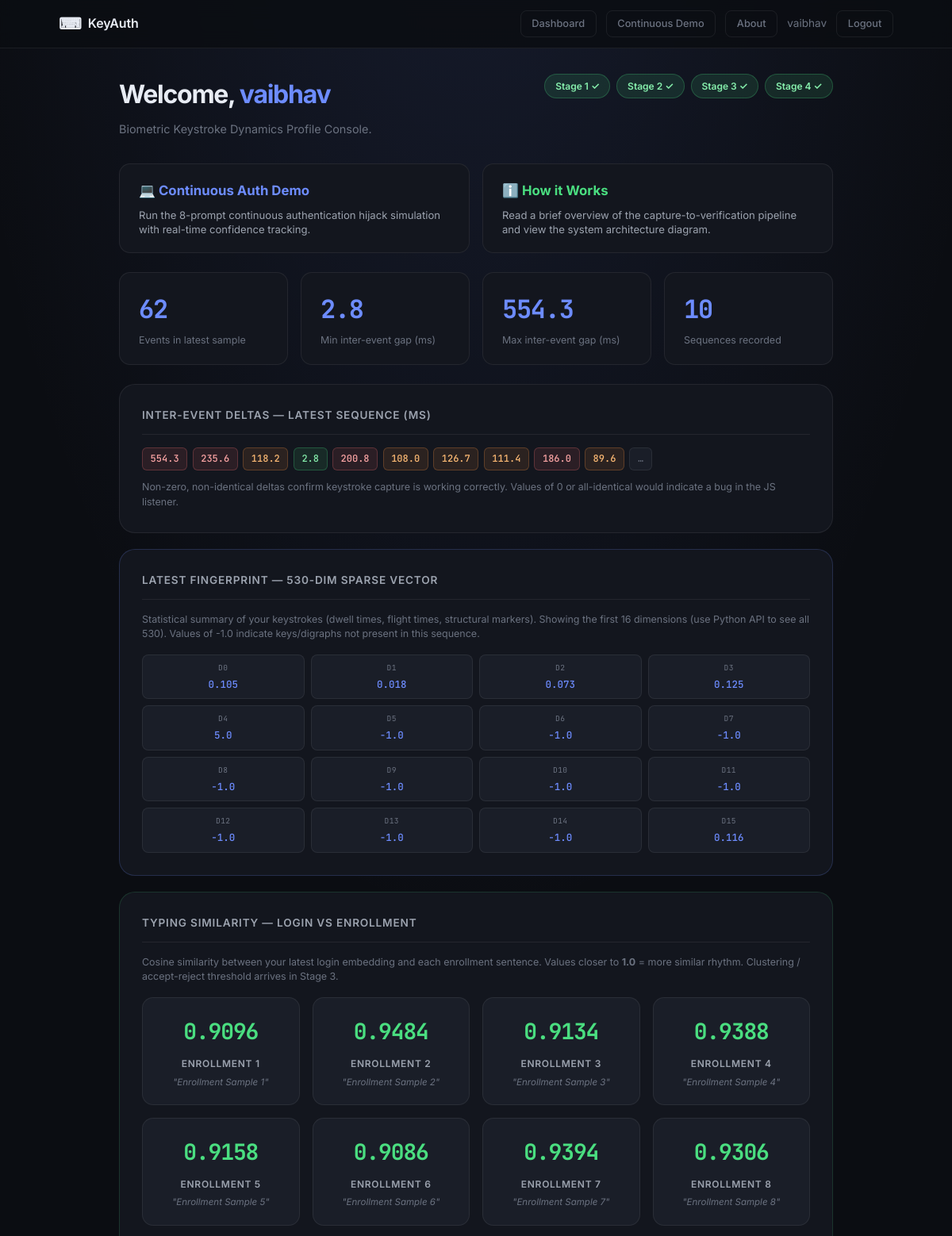
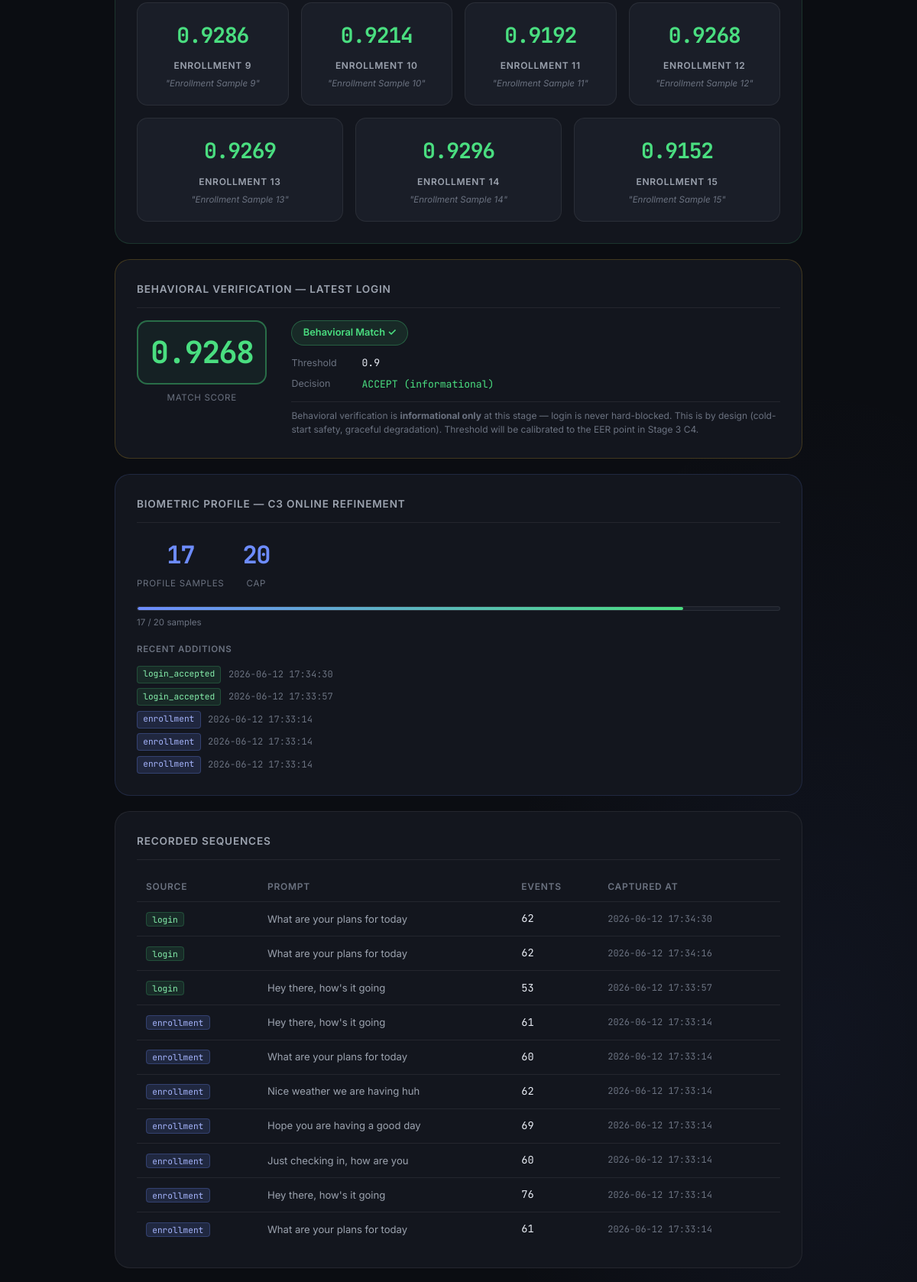
/dashboard (signed in, upper part), run on the app's committed database (2 pictures, top to bottom).
### tables this page shows
CREATE TABLE profile_fingerprints (
            id               INTEGER PRIMARY KEY AUTOINCREMENT,
            user_id          INTEGER NOT NULL,
            fingerprint_json TEXT NOT NULL,
            source           TEXT NOT NULL,
            prompt_index     INTEGER NOT NULL,
            created_at       TIMESTAMP DEFAULT CURRENT_TIMESTAMP,
            FOREIGN KEY (user_id) REFERENCES users(id)
        );

CREATE TABLE raw_sequences (
            id               INTEGER PRIMARY KEY AUTOINCREMENT,
            user_id          INTEGER NOT NULL,
            source           TEXT NOT NULL,
            prompt_index     INTEGER,
            prompt_text      TEXT,
            raw_events_json  TEXT NOT NULL,
            created_at       TIMESTAMP DEFAULT CURRENT_TIMESTAMP, behavioral_decision INTEGER, behavioral_score REAL,
            FOREIGN KEY (user_id) REFERENCES users(id)
        );

### app.py (the view)
@app.route("/dashboard")
def dashboard():
    if "user_id" not in session:
        return redirect(url_for("login"))
    db = get_db()
    rows = db.execute(
        """SELECT source, prompt_index, prompt_text, raw_events_json, created_at
           FROM raw_sequences
           WHERE user_id = ?
           ORDER BY created_at DESC
           LIMIT 10""",
        (session["user_id"],),
    ).fetchall()
    sample_stats = None
    if rows:
        latest_events = json.loads(rows[0]["raw_events_json"])
        if len(latest_events) >= 2:
            times = [e["time"] for e in latest_events]
            deltas = [round(times[i + 1] - times[i], 3) for i in range(len(times) - 1)]
            sample_stats = {
                "n_events": len(latest_events),
                "deltas_ms": deltas[:10],  # first 10 gaps
                "min_delta": round(min(deltas), 3),
                "max_delta": round(max(deltas), 3),
            }
    enrollment_count = db.execute(
        "SELECT COUNT(*) FROM raw_sequences WHERE user_id = ? AND source = 'enrollment'",
        (session["user_id"],),
    ).fetchone()[0]
    login_count = db.execute(
        "SELECT COUNT(*) FROM raw_sequences WHERE user_id = ? AND source = 'login'",
        (session["user_id"],),
    ).fetchone()[0]
    latest_fingerprint = None   # list of floats for most recent sequence
    cosine_sims       = []     # list of {prompt_index, sim, prompt_text}
    stage2_ready      = EMBEDDINGS_ENABLED
    if EMBEDDINGS_ENABLED:
        latest_fp_row = db.execute(
            """SELECT fingerprint_json, source
               FROM profile_fingerprints
               WHERE user_id = ?
               ORDER BY created_at DESC LIMIT 1""",
            (session["user_id"],),
        ).fetchone()
        if latest_fp_row:
            latest_fingerprint = [round(v, 3) for v in json.loads(latest_fp_row["fingerprint_json"])]
        enroll_fp_rows = db.execute(
            """SELECT fingerprint_json, source
               FROM profile_fingerprints
               WHERE user_id = ? AND source = 'enrollment'
               ORDER BY created_at ASC""",
            (session["user_id"],),
        ).fetchall()
        if latest_fp_row and enroll_fp_rows:
            login_vec = json.loads(latest_fp_row["fingerprint_json"])
            for idx, er in enumerate(enroll_fp_rows):
                enroll_vec = json.loads(er["fingerprint_json"])
                score, overlap = compare_fingerprints(login_vec, enroll_vec)
                sim = score if score is not None else 0.0
                cosine_sims.append({
                    "prompt_index": idx,
                    "prompt_text":  f"Enrollment Sample {idx+1}",
                    "sim":          round(sim, 4),
                })
            print(f"[Dashboard] Fingerprint similarities for {session['username']}:")
            for cs in cosine_sims:
                print(f"  {cs['prompt_text']}: {cs['sim']:.4f}")
    verify_result   = None   # {score, decision, threshold} for latest login
    profile_count   = 0
    profile_log     = []     # recent profile_fingerprints entries
    stage3_ready    = VERIFY_ENABLED
    if VERIFY_ENABLED:
        beh_row = db.execute(
            """SELECT behavioral_score, behavioral_decision
               FROM raw_sequences
               WHERE user_id = ? AND source = 'login'
                 AND behavioral_score IS NOT NULL
               ORDER BY created_at DESC LIMIT 1""",
            (session["user_id"],),
        ).fetchone()
        if beh_row:
            verify_result = {
                "score":     round(beh_row["behavioral_score"], 4),
                "decision":  bool(beh_row["behavioral_decision"]),
                "threshold": VERIFY_THRESHOLD,
            }
        profile_count = db.execute(
            "SELECT COUNT(*) FROM profile_fingerprints WHERE user_id = ?",
            (session["user_id"],)
        ).fetchone()[0]
        profile_log = db.execute(
            """SELECT source, created_at FROM profile_fingerprints
               WHERE user_id = ? ORDER BY created_at DESC LIMIT 5""",
            (session["user_id"],),
        ).fetchall()
        profile_log = [{"source": r["source"], "created_at": r["created_at"]} for r in profile_log]
    return render_template(
        "dashboard.html",
        username=session["username"],
        rows=rows,
        sample_stats=sample_stats,
        enrollment_count=enrollment_count,
        login_count=login_count,
        stage2_ready=stage2_ready,
        latest_embedding=latest_fingerprint,
        cosine_sims=cosine_sims,
        stage3_ready=stage3_ready,
        stage4_ready=stage3_ready,
        verify_result=verify_result,
        profile_count=profile_count,
        max_profile_size=MAX_PROFILE_SIZE,
        profile_log=profile_log,
        acs_state=session.get("acs_state"),
    )

### app.py (called while the page is built)
@app.template_filter("fromjson_len")
def fromjson_len(value: str) -> int:
    try:
        return len(json.loads(value))
    except (json.JSONDecodeError, TypeError):
        return 0

def get_db() -> sqlite3.Connection:
    if "db" not in g:
        g.db = sqlite3.connect(DATABASE, detect_types=sqlite3.PARSE_DECLTYPES)
        g.db.row_factory = sqlite3.Row
    return g.db

### src/fingerprint.py (called while the page is built)
def compare_fingerprints(
    fp_a: List[float],
    fp_b: List[float],
    min_overlap: int = MIN_OVERLAP,
) -> Tuple[Optional[float], int]:
    a = np.array(fp_a, dtype=np.float64)
    b = np.array(fp_b, dtype=np.float64)
    mask = (a != SENTINEL) & (b != SENTINEL)
    intersection_size = int(np.sum(mask))
    if intersection_size < min_overlap:
        return 0.0, intersection_size
    a_int = a[mask]
    b_int = b[mask]
    avg = (np.abs(a_int) + np.abs(b_int)) / 2.0
    rel_diffs = np.where(
        avg < 1e-9,
        0.0,
        np.abs(a_int - b_int) / avg,
    )
    dissimilarity = float(np.mean(rel_diffs))
    match_score = float(np.exp(-dissimilarity / 6.0))
    return match_score, intersection_size

### templates/dashboard.html (shortened to what this page needs)
{% extends "base.html" %}
{% block content %}
<div class="dashboard-page">
  <div class="dash-hero">
    <div class="dash-hero-text">
      <h1 class="dash-title">Welcome, <span class="accent">{{ username }}</span></h1>
      <p class="dash-subtitle">Biometric Keystroke Dynamics Profile Console.</p>
    </div>
    <div class="dash-badge">
      <span class="stage-pill">Stage 1 ✓</span>
      <span class="stage-pill {{ '' if stage2_ready else 'stage-next' }}">Stage 2 {{ '✓' if stage2_ready else '— ML' }}</span>
      <span class="stage-pill {{ '' if stage3_ready else 'stage-next' }}">Stage 3 {{ '✓' if stage3_ready else '— Verify' }}</span>
      <span class="stage-pill {{ '' if stage4_ready else 'stage-next' }}">Stage 4 {{ '✓' if stage4_ready else '— Demo' }}</span>
    </div>
  </div>
  <div class="stats-grid" style="margin-top: 1.5rem; margin-bottom: 1.5rem;">
    <div class="stat-card" style="cursor: pointer; text-align: left;" onclick="window.location.href='{{ url_for('session_demo') }}'">
      <h3 style="color: var(--accent); margin-bottom: 0.5rem; font-size: 1.05rem;">💻 Continuous Auth Demo</h3>
      <p style="font-size: 0.82rem; color: var(--text-dim); line-height: 1.4;">Run the 8-prompt continuous authentication hijack simulation with real-time confidence tracking.</p>
    </div>
    <div class="stat-card" style="cursor: pointer; text-align: left;" onclick="window.location.href='{{ url_for('about') }}'">
      <h3 style="color: var(--success); margin-bottom: 0.5rem; font-size: 1.05rem;">ℹ️ How it Works</h3>
      <p style="font-size: 0.82rem; color: var(--text-dim); line-height: 1.4;">Read a brief overview of the capture-to-verification pipeline and view the system architecture diagram.</p>
    </div>
  </div>
  {% if sample_stats %}
  <div class="stats-grid">
    <div class="stat-card">
      <div class="stat-value">{{ sample_stats.n_events }}</div>
      <div class="stat-label">Events in latest sample</div>
    </div>
    <div class="stat-card">
      <div class="stat-value">{{ sample_stats.min_delta }}</div>
      <div class="stat-label">Min inter-event gap (ms)</div>
    </div>
    <div class="stat-card">
      <div class="stat-value">{{ sample_stats.max_delta }}</div>
      <div class="stat-label">Max inter-event gap (ms)</div>
    </div>
    <div class="stat-card">
      <div class="stat-value">{{ rows|length }}</div>
      <div class="stat-label">Sequences recorded</div>
    </div>
  </div>
  <div class="section-card">
    <h2 class="card-heading">Inter-event Deltas — Latest Sequence (ms)</h2>
    <div class="delta-row">
      {% for d in sample_stats.deltas_ms %}
        <div class="delta-chip {{ 'delta-fast' if d < 50 else ('delta-med' if d < 150 else 'delta-slow') }}">
          {{ d }}
        </div>
      {% endfor %}
      {% if sample_stats.n_events > 11 %}<div class="delta-chip delta-more">…</div>{% endif %}
    </div>
    <p class="card-note">
      Non-zero, non-identical deltas confirm keystroke capture is working correctly.
      Values of 0 or all-identical would indicate a bug in the JS listener.
    </p>
  </div>
  {% endif %}
  {% if latest_embedding %}
  <div class="section-card embedding-card">
    <h2 class="card-heading">Latest Fingerprint — 530-dim Sparse Vector</h2>
    <p class="card-note" style="margin-bottom:1rem;">
      Statistical summary of your keystrokes (dwell times, flight times, structural markers).
      Showing the first 16 dimensions (use Python API to see all 530).
      Values of -1.0 indicate keys/digraphs not present in this sequence.
    </p>
    <div class="embedding-grid">
      {% for i, val in enumerate(latest_embedding[:16]) %}
        <div class="emb-cell">
          <span class="emb-idx">d{{ i }}</span>
          <span class="emb-val">{{ val }}</span>
        </div>
      {% endfor %}
    </div>
  </div>
  {% endif %}
  {% if cosine_sims %}
  <div class="section-card sim-card">
    <h2 class="card-heading">Typing Similarity — Login vs Enrollment</h2>
    <p class="card-note" style="margin-bottom:1rem;">
      Cosine similarity between your latest login embedding and each enrollment sentence.
      Values closer to <strong>1.0</strong> = more similar rhythm.
      Clustering / accept-reject threshold arrives in Stage 3.
    </p>
    <div class="sim-grid">
      {% for cs in cosine_sims %}
        <div class="sim-card-item">
          <div class="sim-score {{ 'sim-high' if cs.sim > 0.85 else ('sim-med' if cs.sim > 0.6 else 'sim-low') }}">
            {{ cs.sim }}
          </div>
          <div class="sim-label">Enrollment {{ cs.prompt_index + 1 }}</div>
          <div class="sim-prompt">"{{ cs.prompt_text }}"</div>
        </div>
      {% endfor %}
    </div>
  </div>
  {% endif %}
  {% if verify_result %}
  <div class="section-card verify-card">
    <h2 class="card-heading">Behavioral Verification — Latest Login</h2>
    <div class="verify-layout">
      <div class="verify-score-block">
        <div class="verify-score {{ 'verify-pass' if verify_result.decision else 'verify-fail' }}">
          {{ verify_result.score }}
        </div>
        <div class="verify-score-label">Match Score</div>
      </div>
      <div class="verify-details">
        <div class="verify-badge {{ 'vbadge-accept' if verify_result.decision else 'vbadge-reject' }}">
          {{ 'Behavioral Match ✓' if verify_result.decision else 'Below Threshold ⚠' }}
        </div>
        <div class="verify-row">
          <span class="verify-key">Threshold</span>
          <span class="verify-val">{{ verify_result.threshold }}</span>
        </div>
        <div class="verify-row">
          <span class="verify-key">Decision</span>
          <span class="verify-val {{ 'vtext-accept' if verify_result.decision else 'vtext-reject' }}">
            {{ 'ACCEPT' if verify_result.decision else 'REJECT' }} (informational)
          </span>
        </div>
        <p class="verify-note">
          Behavioral verification is <strong>informational only</strong> at this stage —
          login is never hard-blocked. This is by design (cold-start safety, graceful degradation).
          Threshold will be calibrated to the EER point in Stage 3 C4.
        </p>
      </div>
    </div>
  </div>
  {% endif %}
  {% if stage3_ready %}
  <div class="section-card profile-card">
    <h2 class="card-heading">Biometric Profile — C3 Online Refinement</h2>
    <div class="profile-stats">
      <div class="profile-stat">
        <div class="profile-num">{{ profile_count }}</div>
        <div class="profile-label">Profile Samples</div>
      </div>
      <div class="profile-stat">
        <div class="profile-num">{{ max_profile_size }}</div>
        <div class="profile-label">Cap</div>
      </div>
    </div>
    <div class="profile-bar-wrap">
      <div class="profile-bar" style="width: {{ [(profile_count / max_profile_size * 100)|int, 100]|min }}%"></div>
    </div>
    <p class="profile-bar-label">{{ profile_count }} / {{ max_profile_size }} samples</p>
    {% if profile_log %}
    <div class="profile-log">
      <div class="profile-log-title">Recent Additions</div>
      {% for entry in profile_log %}
        <div class="profile-log-row">
          <span class="tag {{ 'tag-enroll' if entry.source == 'enrollment' else 'tag-login' }}">
            {{ entry.source }}
          </span>
          <span class="profile-log-time">{{ entry.created_at }}</span>
        </div>
      {% endfor %}
    </div>
    {% endif %}
  </div>
  {% endif %}
  <div class="section-card">
    <h2 class="card-heading">Recorded Sequences</h2>
    {% if rows %}
    <div class="table-wrap">
      <table class="data-table">
        <thead>
          <tr>
            <th>Source</th>
            <th>Prompt</th>
            <th>Events</th>
            <th>Captured At</th>
          </tr>
        </thead>
        <tbody>
          {% for row in rows %}
          <tr>
            <td>
              <span class="tag {{ 'tag-enroll' if row.source == 'enrollment' else 'tag-login' }}">
                {{ row.source }}
              </span>
            </td>
            <td class="prompt-cell">{{ row.prompt_text }}</td>
            <td class="mono">{{ row.raw_events_json | fromjson_len }}</td>
            <td class="mono small">{{ row.created_at }}</td>
          </tr>
          {% endfor %}
        </tbody>
      </table>
    </div>
    {% else %}
      <p class="empty-state">No sequences yet. This shouldn't happen — check your registration.</p>
    {% endif %}
  </div>
</div>
{% endblock %}

### data on the page
profile_fingerprints: source "login_accepted", created_at "2026-06-12 17:34:30"
profile_fingerprints: source "login_accepted", created_at "2026-06-12 17:33:57"
profile_fingerprints: source "enrollment", created_at "2026-06-12 17:33:14"
profile_fingerprints: source "enrollment", created_at "2026-06-12 17:33:14"
profile_fingerprints: source "enrollment", created_at "2026-06-12 17:33:14"
raw_sequences: source "login", prompt_text "What are your plans for today", raw_events_json|fromjson_len "62", created_at "2026-06-12 17:34:30"
raw_sequences: source "login", prompt_text "What are your plans for today", raw_events_json|fromjson_len "62", created_at "2026-06-12 17:34:16"
raw_sequences: source "login", prompt_text "Hey there, how's it going", raw_events_json|fromjson_len "53", created_at "2026-06-12 17:33:57"
raw_sequences: source "enrollment", prompt_text "Hey there, how's it going", raw_events_json|fromjson_len "61", created_at "2026-06-12 17:33:14"
raw_sequences: source "enrollment", prompt_text "What are your plans for today", raw_events_json|fromjson_len "60", created_at "2026-06-12 17:33:14"
raw_sequences: source "enrollment", prompt_text "Nice weather we are having huh", raw_events_json|fromjson_len "62", created_at "2026-06-12 17:33:14"
raw_sequences: source "enrollment", prompt_text "Hope you are having a good day", raw_events_json|fromjson_len "69", created_at "2026-06-12 17:33:14"
raw_sequences: source "enrollment", prompt_text "Just checking in, how are you", raw_events_json|fromjson_len "60", created_at "2026-06-12 17:33:14"
raw_sequences: source "enrollment", prompt_text "Hey there, how's it going", raw_events_json|fromjson_len "76", created_at "2026-06-12 17:33:14"
raw_sequences: source "enrollment", prompt_text "What are your plans for today", raw_events_json|fromjson_len "61", created_at "2026-06-12 17:33:14"

### other printed values
{{ session.username }} "vaibhav"
{{ username }} "vaibhav"
{{ '✓' if stage2_ready else '— ML' }} "✓"
{{ '✓' if stage3_ready else '— Verify' }} "✓"
{{ '✓' if stage4_ready else '— Demo' }} "✓"
{{ sample_stats.n_events }} "62"
{{ sample_stats.min_delta }} "2.8"
{{ sample_stats.max_delta }} "554.3"
{{ rows|length }} "10"
{{ d }} "554.3" "235.6" "118.2" "2.8" "200.8" "108.0" "126.7" "111.4" "186.0" "89.6"
{{ i }} "0" "1" "2" "3" "4" "5" "6" "7" "8" "9" "10" "11" "12" "13" "14" "15"
{{ val }} "0.105" "0.018" "0.073" "0.125" "5.0" "-1.0" "-1.0" "-1.0" "-1.0" "-1.0" "-1.0" "-1.0" "-1.0" "-1.0" "-1.0" "0.116"
{{ cs.sim }} "0.9096" "0.9484" "0.9134" "0.9388" "0.9158" "0.9086" "0.9394" "0.9306" "0.9286" "0.9214" "0.9192" "0.9268" "0.9269" "0.9296" "0.9152"
{{ cs.prompt_index + 1 }} "1" "2" "3" "4" "5" "6" "7" "8" "9" "10" "11" "12" "13" "14" "15"
{{ cs.prompt_text }} "Enrollment Sample 1" "Enrollment Sample 2" "Enrollment Sample 3" "Enrollment Sample 4" "Enrollment Sample 5" "Enrollment Sample 6" "Enrollment Sample 7" "Enrollment Sample 8" "Enrollment Sample 9" "Enrollment Sample 10" "Enrollment Sample 11" "Enrollment Sample 12" "Enrollment Sample 13" "Enrollment Sample 14" "Enrollment Sample 15"
